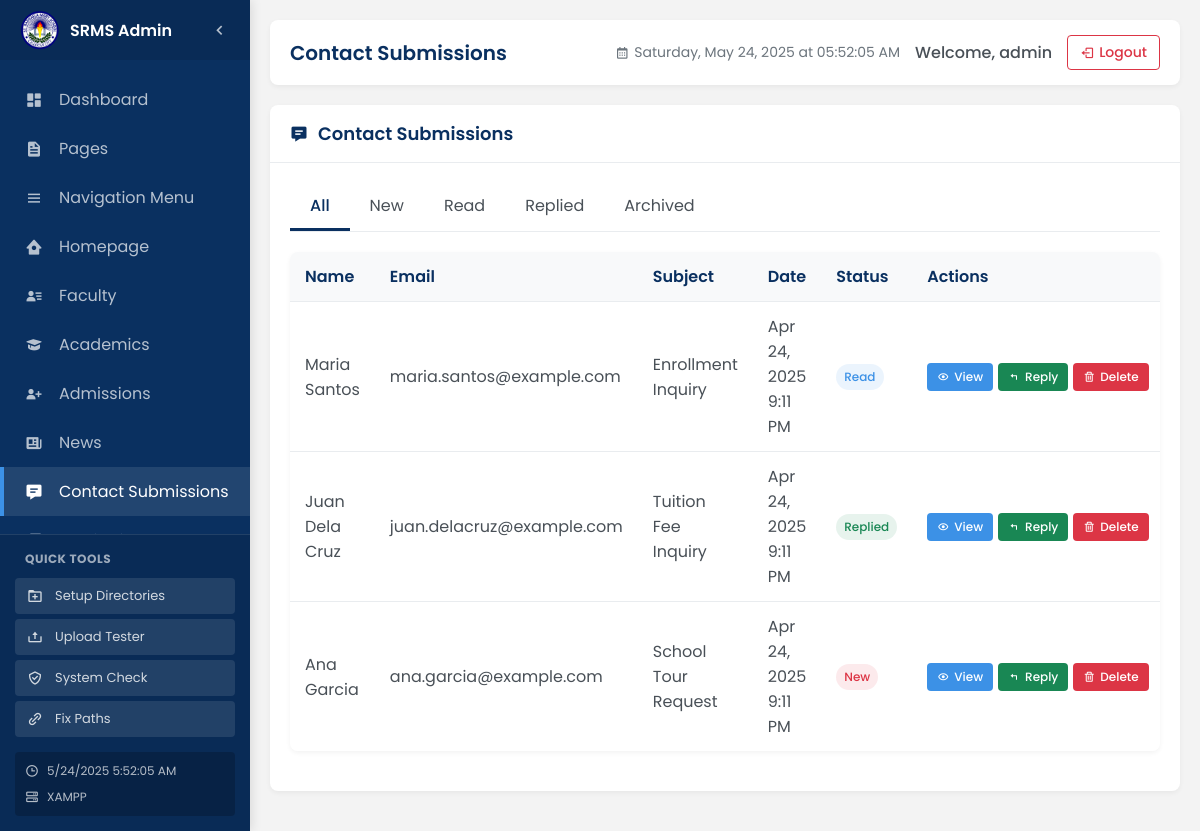
The page /admin/contact-submissions.php (signed in) on the database as committed earlier.
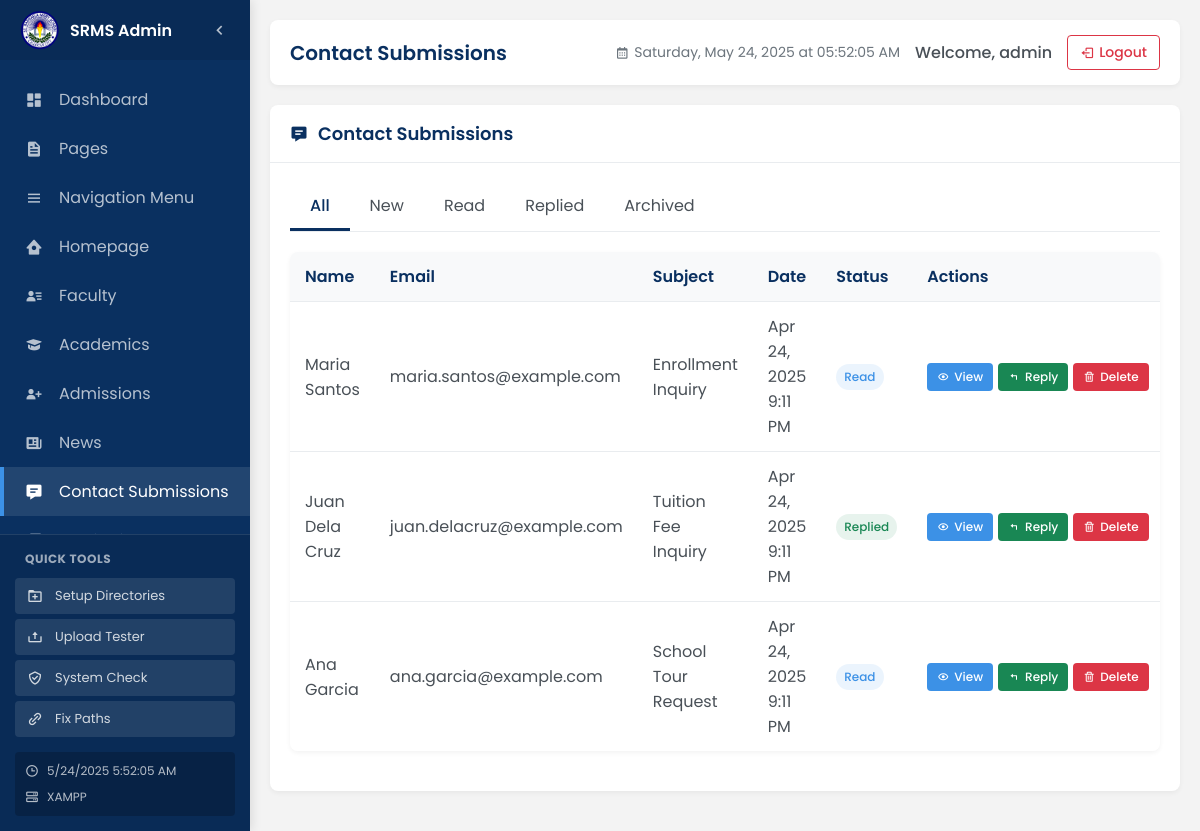
The same page on the database as committed later.
### tables this page shows
CREATE TABLE `school_information` (
  `id` int(11) NOT NULL,
  `name` varchar(100) NOT NULL,
  `logo` varchar(255) DEFAULT NULL,
  `mission` text DEFAULT NULL,
  `vision` text DEFAULT NULL,
  `philosophy` text DEFAULT NULL,
  `email` varchar(100) DEFAULT NULL,
  `phone` varchar(50) DEFAULT NULL,
  `address` text DEFAULT NULL,
  `created_at` timestamp NOT NULL DEFAULT current_timestamp(),
  `updated_at` timestamp NOT NULL DEFAULT current_timestamp() ON UPDATE current_timestamp()
);

CREATE TABLE `contact_submissions` (
  `id` int(11) NOT NULL,
  `name` varchar(100) NOT NULL,
  `email` varchar(100) NOT NULL,
  `phone` varchar(50) DEFAULT NULL,
  `subject` varchar(255) DEFAULT NULL,
  `message` text NOT NULL,
  `submission_date` timestamp NOT NULL DEFAULT current_timestamp(),
  `status` enum('new','read','replied','archived') DEFAULT 'new',
  `ip_address` varchar(45) DEFAULT NULL
);

### includes/db.php (called while the page is built, shortened)
<?php
class Database {
    private $connection;
    private function connect() {
        $host = DB_SERVER;
        $user = DB_USERNAME;
        $pass = DB_PASSWORD;
        $db = DB_NAME;
        $port = defined('DB_PORT') ? DB_PORT : '3306';
        $this->connection = new mysqli($host, $user, $pass, $db, $port);
        $this->connection->set_charset('utf8mb4');
    }
    public function query($sql) {
        $result = $this->connection->query($sql);
        return $result;
    }
    public function fetch_row($sql) {
        $result = $this->query($sql);
        if ($result && $result->num_rows > 0) {
            return $result->fetch_assoc();
        }
        return null;
    }
    public function fetch_all($sql) {
        $result = $this->query($sql);
        $rows = [];
        if ($result) {
            while ($row = $result->fetch_assoc()) {
                $rows[] = $row;
            }
        }
        return $rows;
    }
}

### admin/contact-submissions.php (the view, shortened to what this page needs)
<?php
include_once '../includes/db.php';
$db = new Database();
$status_filter = isset($_GET['status']) ? $db->escape($_GET['status']) : '';
$where_clause = '';
$submissions = $db->fetch_all("SELECT * FROM contact_submissions $where_clause ORDER BY submission_date DESC");
?>
<div class="panel">
    <div class="panel-header">
        <h3 class="panel-title"><i class='bx bxs-message-detail'></i> Contact Submissions</h3>
    </div>
    <div class="panel-body">
        <div class="filter-tabs">
            <a href="contact-submissions.php" class="filter-tab <?php echo empty($status_filter) ? 'active' : ''; ?>">All</a>
            <a href="contact-submissions.php?status=new" class="filter-tab <?php echo $status_filter === 'new' ? 'active' : ''; ?>">New</a>
            <a href="contact-submissions.php?status=read" class="filter-tab <?php echo $status_filter === 'read' ? 'active' : ''; ?>">Read</a>
            <a href="contact-submissions.php?status=replied" class="filter-tab <?php echo $status_filter === 'replied' ? 'active' : ''; ?>">Replied</a>
            <a href="contact-submissions.php?status=archived" class="filter-tab <?php echo $status_filter === 'archived' ? 'active' : ''; ?>">Archived</a>
        </div>
        <div class="table-container">
            <table class="table" id="submissionsTable">
                <thead>
                    <tr>
                        <th>Name</th>
                        <th>Email</th>
                        <th>Subject</th>
                        <th>Date</th>
                        <th>Status</th>
                        <th>Actions</th>
                    </tr>
                </thead>
                <tbody>
                    <?php if(empty($submissions)): ?>
                    <tr>
                        <td colspan="6" class="text-center">
                            <div class="empty-state">
                                <i class='bx bx-envelope-open'></i>
                                <p>No submissions found.</p>
                            </div>
                        </td>
                    </tr>
                    <?php else: ?>
                        <?php foreach($submissions as $submission): ?>
                        <tr>
                            <td><?php echo htmlspecialchars($submission['name']); ?></td>
                            <td><?php echo htmlspecialchars($submission['email']); ?></td>
                            <td><?php echo htmlspecialchars($submission['subject']); ?></td>
                            <td><?php echo date('M j, Y g:i A', strtotime($submission['submission_date'])); ?></td>
                            <td>
                                <span class="badge badge-<?php
                                    echo $submission['status'] === 'new' ? 'danger' :
                                        ($submission['status'] === 'read' ? 'primary' :
                                            ($submission['status'] === 'replied' ? 'success' : 'secondary'));
                                ?>">
                                    <?php echo ucfirst($submission['status'] ?: 'new'); ?>
                                </span>
                            </td>
                            <td>
                                <div class="action-buttons">
                                    <button type="button" class="btn btn-primary btn-sm view-submission" data-id="<?php echo $submission['id']; ?>">
                                        <i class='bx bx-show'></i> View
                                    </button>
                                    <a href="reply.php?id=<?php echo $submission['id']; ?>" class="btn btn-success btn-sm">
                                        <i class='bx bx-reply'></i> Reply
                                    </a>
                                    <a href="contact-submissions.php?action=delete&id=<?php echo $submission['id']; ?>" class="btn btn-danger btn-sm" onclick="return confirm('Are you sure you want to delete this submission?')">
                                        <i class='bx bx-trash'></i> Delete
                                    </a>
                                </div>
                            </td>
                        </tr>
                        <?php endforeach; ?>
                    <?php endif; ?>
                </tbody>
            </table>
        </div>
    </div>
</div>
<?php
$content = ob_get_clean();
include 'layout.php';
?>

### admin/layout.php (shortened to what this page needs)
<?php
$site_root = $_SERVER['DOCUMENT_ROOT'] . '/srms-website';
$is_in_tools = strpos($_SERVER['PHP_SELF'], '/admin/tools/') !== false;
$body_class = isset($body_class) ? $body_class : '';
if ($is_in_tools) {
    $current_path = $_SERVER['PHP_SELF'];
    $tools_pos = strpos($current_path, '/admin/tools/');
    $subpath = substr($current_path, $tools_pos + strlen('/admin/tools/'));
    $slash_count = substr_count($subpath, '/');
    $assets_url = str_repeat('../', 2 + $slash_count) . 'assets';
} else {
    $assets_url = '../assets';
}
?>
<!DOCTYPE html>
<html lang="en">
<head>
    <link rel="stylesheet" href="<?php echo $assets_url; ?>/css/styles.css">
    <link rel="stylesheet" href="<?php echo $assets_url; ?>/css/admin-dashboard.css">
    <link href='https://unpkg.com/boxicons@2.1.4/css/boxicons.min.css' rel='stylesheet'>
</head>
<body class="<?php echo $body_class; ?>">
    <div class="admin-container">
        <?php include_once $site_root . '/admin/includes/admin-sidebar.php'; ?>
        <div class="main-content">
            <?php include_once $site_root . '/admin/includes/admin-header.php'; ?>
            <div class="page-content">
                <?php echo $content; ?>
            </div>
        </div>
    </div>
</body>
</html>

### admin/includes/admin-sidebar.php (shortened to what this page needs)
<?php
$current_page = basename($_SERVER['PHP_SELF']);
$assets_path = '/srms-website/assets';
$admin_path = '/srms-website/admin/';
?>
<?php
$school_logo = '/assets/images/branding/logo-primary.png';
if (class_exists('Database')) {
    try {
        $db = new Database();
        $school_info = $db->fetch_row("SELECT logo FROM school_information LIMIT 1");
        if ($school_info && !empty($school_info['logo'])) {
            $school_logo = $school_info['logo'];
        }
    } catch (Exception $e) {
        error_log("Error fetching logo from database: " . $e->getMessage());
    }
}
?>
<div class="sidebar" id="sidebar">
    <div class="sidebar-header">
       <img src="<?php echo $assets_path . $school_logo; ?>" alt="St. Raphaela Mary School Logo" class="logo-img" onerror="this.src='<?php echo $assets_path; ?>/images/branding/logo-primary.png';">
        <h3 class="logo-text">SRMS Admin</h3>
        <button id="sidebar-toggle" class="sidebar-toggle">
            <i class='bx bx-chevron-left'></i>
        </button>
    </div>
    <div class="sidebar-menu">
        <ul class="menu-list">
            <li class="menu-item <?php echo ($current_page === 'index.php') ? 'active' : ''; ?>">
                <a href="<?php echo $admin_path; ?>index.php">
                    <i class='bx bxs-dashboard'></i>
                    <span class="menu-text">Dashboard</span>
                </a>
            </li>
            <li class="menu-item <?php echo ($current_page === 'pages-manage.php' || $current_page === 'page-edit.php') ? 'active' : ''; ?>">
                <a href="<?php echo $admin_path; ?>pages-manage.php">
                    <i class='bx bxs-file'></i>
                    <span class="menu-text">Pages</span>
                </a>
            </li>
            <li class="menu-item <?php echo ($current_page === 'navigation-manage.php') ? 'active' : ''; ?>">
                <a href="<?php echo $admin_path; ?>navigation-manage.php">
                    <i class='bx bx-menu'></i>
                    <span class="menu-text">Navigation Menu</span>
                </a>
            </li>
            <li class="menu-item <?php echo ($current_page === 'homepage-manage.php') ? 'active' : ''; ?>">
                <a href="<?php echo $admin_path; ?>homepage-manage.php">
                    <i class='bx bxs-home-circle'></i>
                    <span class="menu-text">Homepage</span>
                </a>
            </li>
            <li class="menu-item <?php echo ($current_page === 'faculty-manage.php' || $current_page === 'faculty-edit.php' || $current_page === 'faculty-categories.php') ? 'active' : ''; ?>">
                <a href="<?php echo $admin_path; ?>faculty-manage.php">
                    <i class='bx bxs-user-detail'></i>
                    <span class="menu-text">Faculty</span>
                </a>
            </li>
            <li class="menu-item <?php echo ($current_page === 'academics-manage.php') ? 'active' : ''; ?>">
                <a href="<?php echo $admin_path; ?>academics-manage.php">
                    <i class='bx bxs-graduation'></i>
                    <span class="menu-text">Academics</span>
                </a>
            </li>
            <li class="menu-item <?php echo ($current_page === 'admissions-manage.php') ? 'active' : ''; ?>">
                <a href="<?php echo $admin_path; ?>admissions-manage.php">
                    <i class='bx bxs-user-plus'></i>
                    <span class="menu-text">Admissions</span>
                </a>
            </li>
            <li class="menu-item <?php echo ($current_page === 'news-manage.php' || $current_page === 'news-edit.php') ? 'active' : ''; ?>">
                <a href="<?php echo $admin_path; ?>news-manage.php">
                    <i class='bx bxs-news'></i>
                    <span class="menu-text">News</span>
                </a>
            </li>
            <li class="menu-item <?php echo ($current_page === 'contact-submissions.php' || $current_page === 'reply.php') ? 'active' : ''; ?>">
                <a href="<?php echo $admin_path; ?>contact-submissions.php">
                    <i class='bx bxs-message-detail'></i>
                    <span class="menu-text">Contact Submissions</span>
                </a>
            </li>
            <li class="menu-item <?php echo ($current_page === 'media-manager.php') ? 'active' : ''; ?>">
                <a href="<?php echo $admin_path; ?>media-manager.php">
                    <i class='bx bx-images'></i>
                    <span class="menu-text">Media Library</span>
                </a>
            </li>
        </ul>
    </div>
    <div class="sidebar-footer">
        <div class="admin-tools">
            <h4 class="tools-header">Quick Tools</h4>
            <a href="<?php echo $admin_path; ?>tools/maintenance/setup-directories.php" class="tool-item">
                <i class='bx bx-folder-plus'></i>
                <span class="menu-text">Setup Directories</span>
            </a>
            <a href="<?php echo $admin_path; ?>tools/media/upload-tester.php" class="tool-item">
                <i class='bx bx-upload'></i>
                <span class="menu-text">Upload Tester</span>
            </a>
            <a href="<?php echo $admin_path; ?>tools/system/environment-check.php" class="tool-item">
                <i class='bx bx-check-shield'></i>
                <span class="menu-text">System Check</span>
            </a>
            <a href="<?php echo $admin_path; ?>tools/maintenance/fix-paths.php" class="tool-item">
                <i class='bx bx-link-alt'></i>
                <span class="menu-text">Fix Paths</span>
            </a>
        </div>
        <div class="server-info">
            <div class="server-time">
                <i class='bx bx-time'></i>
                <span id="server-time" class="menu-text"></span>
            </div>
            <div class="server-type">
                <i class='bx bx-server'></i>
                <span class="menu-text"><?php echo defined('SERVER_TYPE') ? SERVER_TYPE : 'Server'; ?></span>
            </div>
        </div>
    </div>
</div>

### admin/includes/admin-header.php (shortened to what this page needs)
<?php
function getPageTitle($current_page) {
    switch ($current_page) {
        case 'contact-submissions.php':
            return 'Contact Submissions';
    }
}
$current_page = basename($_SERVER['PHP_SELF']);
$page_title = getPageTitle($current_page);
$is_in_tools = strpos($_SERVER['PHP_SELF'], '/admin/tools/') !== false;
if ($is_in_tools) {
    $current_path = $_SERVER['PHP_SELF'];
    $tools_pos = strpos($current_path, '/admin/tools/');
    $subpath = substr($current_path, $tools_pos + strlen('/admin/tools/'));
    $slash_count = substr_count($subpath, '/');
    $logout_url = str_repeat('../', 1 + $slash_count) . 'logout.php';
} else {
    $logout_url = 'logout.php';
}
?>
<div class="top-bar">
    <div class="left-section">
        <h2><?php echo $page_title; ?></h2>
    </div>
    <div class="user-info">
        <div class="current-date-time">
            <i class='bx bx-calendar'></i>
            <span id="current-date-time"></span>
        </div>
        <div class="name">Welcome, <?php echo $_SESSION['admin_username']; ?></div>
        <a href="<?php echo $logout_url; ?>" class="logout-btn">
            <i class='bx bx-log-out'></i> Logout
        </a>
    </div>
</div>

### assets/css/styles.css (style rules this page uses)
:root { --poppins: 'Poppins', sans-serif; --lato: 'Lato', sans-serif; --light: #F9F9F9; --blue: #3C91E6; --light-blue: #CFE8FF; --grey: #EEE; --dark-grey: #AAAAAA; --dark: #342E37; --red: #DB504A; --yellow: #FFCE26; --light-yellow: #FFF2C6; --orange: #FD7238; --light-orange: #FFE0D3; --dark-blue: #156ec7; --green: #0aaa2dd7; --primary: #003366; --secondary: #156ec7; }
* { margin: 0; padding: 0; box-sizing: border-box; font-family: var(--poppins); }
body { background-color: #f3f3f3; color: #222222; }
a { text-decoration: none; }
li { list-style: none; }

### admin/contact-submissions.php (style rules this page uses)
.filter-tabs { display: flex; margin-bottom: 20px; overflow-x: auto; border-bottom: 1px solid var(--border-color); }
.filter-tab { padding: 10px 20px; color: var(--text-color); text-decoration: none; border-bottom: 3px solid transparent; transition: all 0.2s; white-space: nowrap; }
.filter-tab.active { color: var(--primary-color); border-bottom-color: var(--primary-color); font-weight: 500; }
.action-buttons { display: flex; gap: 5px; }

Rows that differ between the two databases and show on the page:
changed contact_submissions "Ana Garcia": status "New" → "Read"
